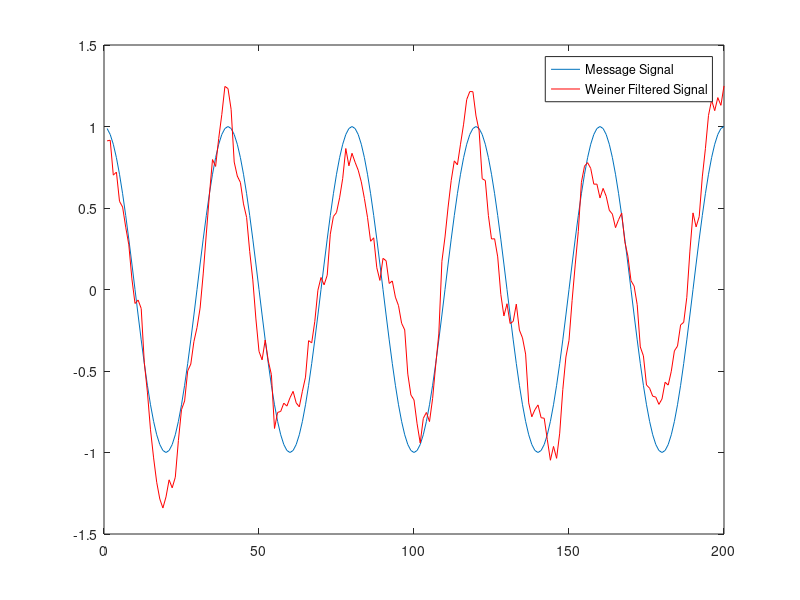
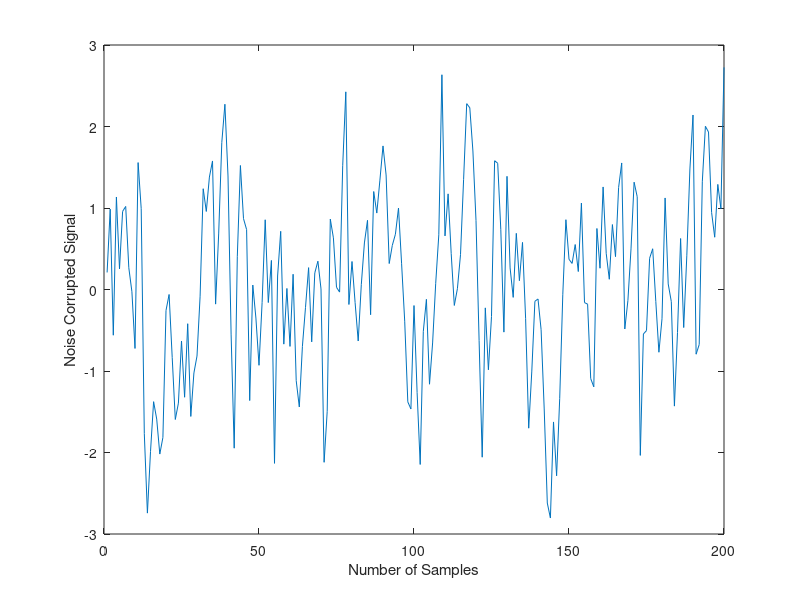

Reproduce these figures in MATLAB, in order.
clc;
clear all;
close all;
%cockpit noise cancellation inside plane
%Two micro-phone inside cockpit
%one generate only noise and one noise+voice
%Using wiener filter noise is removed.
n=1:200;%Just considering a sample size of 200
w=randn(1,200);%taking a random negative sequence haveing 1 row, 200 coloumns

w0=pi/20;
d=cos(w0*n);% Generating the pure cosine signal without noise

dr=poly([0.6]); % Generatng the coeffecients for the filter
nr=[1];

dr1=poly([0.8]);% Generatng the coeffecients for the filter

v1=filter(nr,dr,w);% This is the function of noise generated
v2=filter(nr,dr1,w);% This is the function of noise generated which is in the second microphone

x=v1+d;% The first noise is added to the original signal to emulate the first microphone

r_xv2=xcorr(x,v2);% The noise and the noise+signal are correlated
rxv2=r_xv2(200:399);% The second half sequences are considered for filtering 
Rxv2=(rxv2(1:12));% For convinience, we take samples of 12. This number can be changed
%disp(Rxv2)
r_v2=xcorr(v2);% To get 400 samples which is same as the signal+noise,noise correlation, we do the autocorrelation of noise.
rv2=r_v2(200:399);% The second half sequences are considered for filtering 
Rv2=toeplitz(rv2(1:12));% Here since there is just one argument. So a symmetric toeplitz matrix is created with 12 samples
%What is a toeplitz matrix ? 
%Suppose a matrix is [a b c d], then the
%toeplitz of that is symmetric of [a b c d]
%                                 [b a    ]
%                                 [c   a  ]
%                                 [d     a] 
%disp(Rv2);
W=inv(Rv2)*Rxv2'; % basically, here we are doing transpose(Rxv2) / Rv2 to get a factor
v1_cap=filter(W',1,v2); % this gives the Function of the Noise which needs to be subtracted from the noise+signal
e=x-v1_cap;
figure(1);

plot(n,d)% Plot of Message Signal and Weiner Filtered Signal which is the expected signal
hold on;
plot(e,'r')
legend('Message Signal','Weiner Filtered Signal');

figure(2);
plot(n,x);% Here we just plot the original noise+message signal just for reference
xlabel('Number of Samples');
ylabel('Noise Corrupted Signal');
